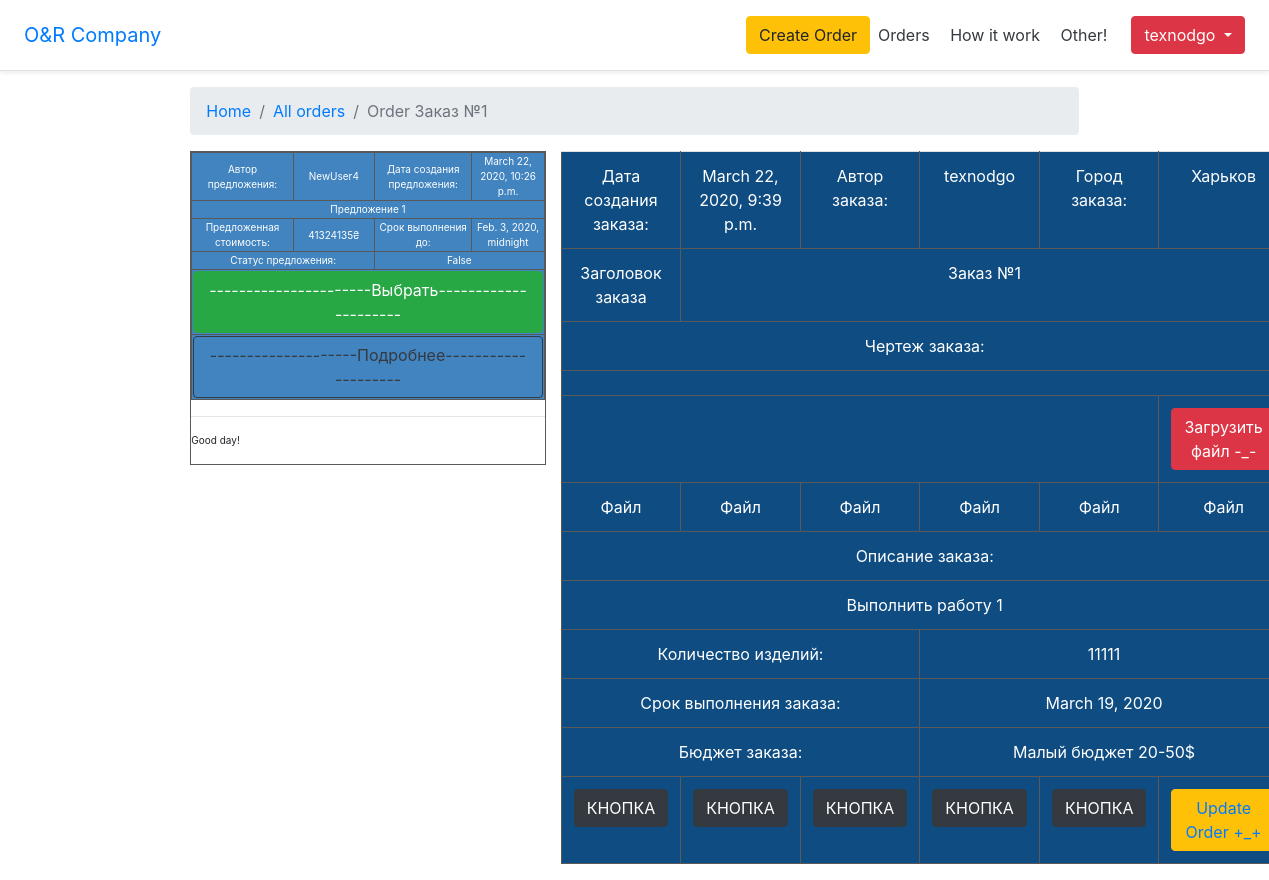
Page /orders/1 (signed in) on the earlier database version.
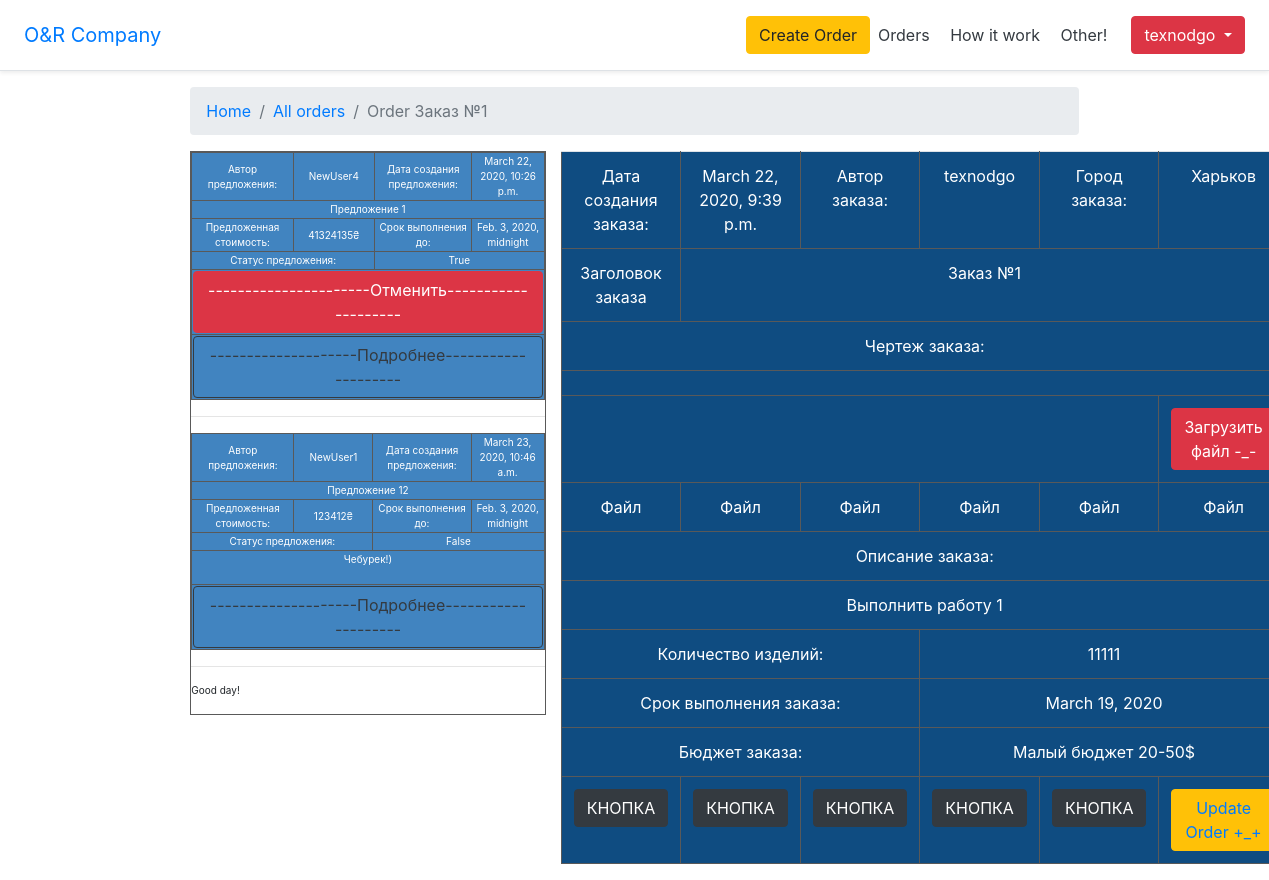
Same page on the later database version.
### orders/models.py (models this page shows, shortened)
class Suggestion(models.Model):
    order = models.ForeignKey(Order, on_delete=models.PROTECT)
    author = models.ForeignKey(User, on_delete=models.PROTECT)
    date_create = models.DateTimeField(default=timezone.now)
    offer_description = models.TextField()
    deadline = models.DateTimeField()
    offer_price = models.PositiveIntegerField()
    status = models.CharField(max_length=10, default='N0ne')
    selected_offer = models.BooleanField()

### orders/views.py (the view)
# urls.py: re_path('/dashboard-order/(?P<pk>\d+)$', views.OrderAndSuggestionView.as_view(model=Order,
class OrderAndSuggestionView(DetailView):
    model = Order
    def get_context_data(self, **kwargs):
        context = super(OrderAndSuggestionView, self).get_context_data(**kwargs)
        a = self.object.id
        context['suggestions'] = Suggestion.objects.filter(order_id=a)
        ord_sug = Suggestion.objects.filter(order_id=a)
        count = 0
        for sug in ord_sug:
            if sug.selected_offer:
                count += 1
        context['true_sug'] = count
        return context

### orders/models.py (called while the page is built)
    def __str__(self):
        return self.title

### orders/templates/orders/order.html (shortened to what the changed rows need)
{% extends "HomePage/base.html" %}
{% load i18n %}
{% load static %}
{% block content %}
    <link rel="stylesheet" href="{% static 'orders/order_style.css' %}">
    <div class="vso">
        <div class="vs">
            <div>
                {% if user == order.author %}
                    {% for form in suggestions %}
                        <table class="table2">
                            <tbody>
                                <tr >
                                    <td >Автор предложения:</td>
                                    <td>{{ form.author }}</td>
                                    <td>Дата создания предложения: </td>
                                    <td>{{ form.date_create }}</td>
                                </tr>
                                <tr>
                                    <td colspan="4">{{ form.offer_description }}</td>
                                </tr>
                                <tr>
                                    <td>Предложенная стоимость:</td>
                                    <td>{{ form.offer_price}}&#8372;</td>
                                    <td>Срок выполнения до:</td>
                                    <td>{{ form.deadline }}</td>
                                </tr>
                                <tr>
                                    <td colspan="2">Статус предложения: </td>
                                    <td colspan="2">{{ form.selected_offer }}</td>
                                </tr>
                                <tr>
                                    <td colspan="4">
                                        {% if true_sug == 0 %}
                                            <a href="{% url 'change_status' pk=form.pk %}">
                                                <button class="btn btn-success" id="click_button">
                                                    ----------------------Выбрать---------------------
                                                </button>
                                            </a>
                                        {% else %}
                                            {% if form.selected_offer == True %}
                                                <a href="{% url 'change_status' pk=form.pk %}">
                                                <button class="btn btn-danger" id="cancel_button">
                                                    ----------------------Отменить--------------------
                                                </button>
                                                </a>
                                            {% else %}
                                                <p>Чебурек!)</p>
                                            {% endif %}
                                        {% endif %}
                                    </td>
                                </tr>
                                <tr>
                                    <td colspan="4">
                                        <a href="/suggestion/view/{{form.id}}">
                                            <button type="button" class="btn btn-outline-dark">
                                                --------------------Подробнее--------------------
                                            </button>
                                        </a>
                                    </td>
                                </tr>
                            </tbody>
                        </table>
                        <hr>
                    {% endfor %}
                {% endif %}
                {% if user == order.author %}
                    <p>Good day!</p>
                {% else %}
                    <div><button type="button" class="btn btn-outline-info"><a href="{% url 'suggestion' pk=order.pk %}">-----------------Оставить предложение---------------</a></button></div>
                {% endif %}
            </div>
        </div>
    </div>
{% endblock %}

Differences in the rows shown:
changed Suggestion "Предложение 1": selected_offer "False" → "True"; now shows "----------------------Отменить--------------------"; no longer shows "----------------------Выбрать---------------------"
added Suggestion: author "NewUser1", date_create "March 23, 2020, 10:46 a.m.", offer_description "Предложение 12", offer_price "123412", deadline "Feb. 3, 2020, midnight", selected_offer "False", shows "Чебурек!)"
